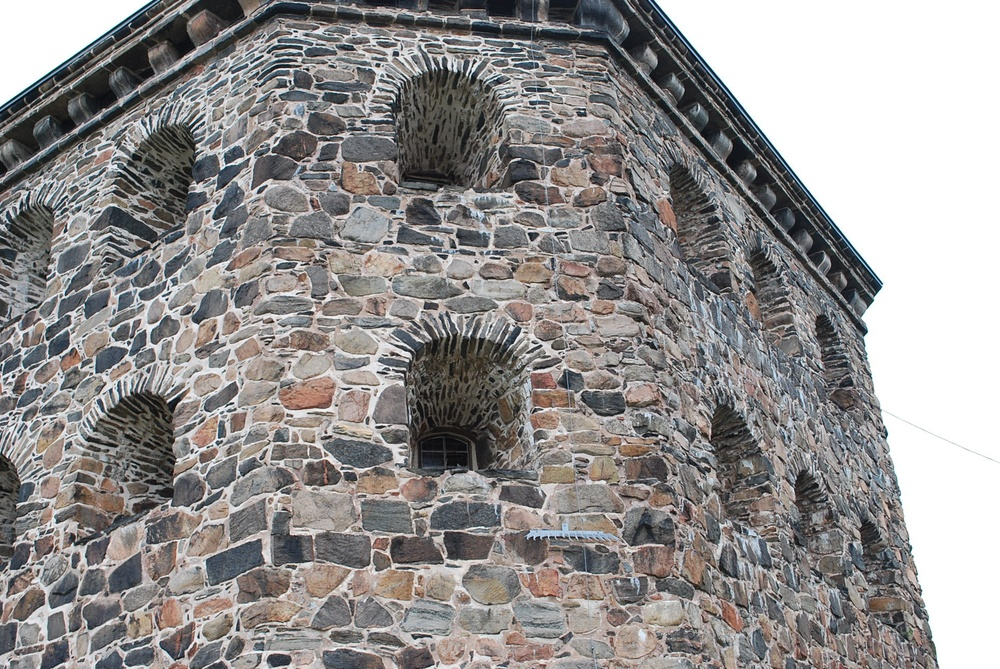
#> input picture ass3/data/kronan1.JPG, 1000 x 669 px, shrunk from 1936 x 1296 before the run, found by its file name
$ python cex1-3.py
#> lines starting #> are read from the running program, lines starting #| are printed output that depends on the picture
import numpy as np
from scipy.linalg import null_space
import scipy.io
import matplotlib.pyplot as plt
from numpy.linalg import svd
from mpl_toolkits.mplot3d import Axes3D

def pflat(x):
    return x[:-1,:] / x[-1,:]

def normalize_points(points):
    mean = np.mean(points[:2], axis=1)
    std_dev = np.std(points[:2], axis=1)
    T = np.array([[1/std_dev[0], 0, -mean[0]/std_dev[0]],
                [0, 1/std_dev[1], -mean[1]/std_dev[1]],
                [0, 0, 1]])
    normalized_points = T @ points
    return normalized_points, T, mean, std_dev


def draw_line(ax, line, img_shape):
    """
    Draw a line given by 'ax + by + c = 0' on the axes 'ax'.
    """
    a, b, c = line
    x0, x1 = 0, img_shape[1]  # x-coordinates for the left and right edges of the image

    # Calculate the corresponding y-coordinates using the line equation
    # y = (-a*x - c) / b
    if b != 0:
        y0, y1 = (-a*x0 - c) / b, (-a*x1 - c) / b
        ax.plot([x0, x1], [y0, y1], linewidth=1, color='yellow')

def plot_points_lines(image, points, lines):
    """
    Plot points and their corresponding epipolar lines on the given image.
    """
    fig, ax = plt.subplots()
    ax.imshow(image)

    # Draw each point and its corresponding line
    for point, line in zip(points.T, lines.T):
        ax.scatter(point[0], point[1], c='blue', s=20)
        draw_line(ax, line, image.shape)

    plt.show()

def estimate_F_DLT(x1s, x2s):
    # Normalize the points
    x1s_normalized, T1, _, _ = normalize_points(x1s)
    x2s_normalized, T2, _, _ = normalize_points(x2s)

    # Set up matrix M
    num_points = x1s.shape[1]
    M = np.zeros((num_points, 9))
    for i in range(num_points):
        x1 = x1s_normalized[:, i]
        x2 = x2s_normalized[:, i]
        M[i] = [x2[0]*x1[0], x2[0]*x1[1], x2[0], x2[1]*x1[0], x2[1]*x1[1], x2[1], x1[0], x1[1], 1]

    # Solve using SVD
    U, S, Vh = svd(M)
    v = Vh[-1]  # Last row of Vh (V.T)

    # Construct fundamental matrix
    F_tilde = v.reshape(3, 3)

    # Enforce rank-2 constraint
    Uf, Sf, Vhf = svd(F_tilde)
    Sf[2] = 0  # Set the smallest singular value to zero
    F_tilde = Uf @ np.diag(Sf) @ Vhf

    return F_tilde, T1, T2

def estimate_E_DLT(x1s, x2s, normalize=True):
    # Normalize the points
    if normalize:
        x1s_normalized, T1, _, _ = normalize_points(x1s)
        x2s_normalized, T2, _, _ = normalize_points(x2s)
    else:
        x1s_normalized = x1s
        x2s_normalized = x2s

    # Set up matrix M
    num_points = x1s.shape[1]
    M = np.zeros((num_points, 9))
    for i in range(num_points):
        x1 = x1s_normalized[:, i]
        x2 = x2s_normalized[:, i]
        M[i] = [x2[0]*x1[0], x2[0]*x1[1], x2[0], x2[1]*x1[0], x2[1]*x1[1], x2[1], x1[0], x1[1], 1]

    # Solve using SVD
    U, S, Vh = svd(M)
    v = Vh[-1]  # Last row of Vh (V.T)

    # Construct essential matrix
    E_tilde = v.reshape(3, 3)

    # Enforce the constraints on the essential matrix
    Ue, Se, Vhe = np.linalg.svd(E_tilde)
    Se = [1, 1, 0]  # Two singular values set to 1, and the third to 0
    E = Ue @ np.diag(Se) @ Vhe

    return E

def estimate_F_DLT_no_normalization(x1s, x2s):

    # Set up matrix M
    num_points = x1s.shape[1]
    M = np.zeros((num_points, 9))
    for i in range(num_points):
        x1 = x1s[:, i]
        x2 = x2s[:, i]
        M[i] = [x2[0]*x1[0], x2[0]*x1[1], x2[0], x2[1]*x1[0], x2[1]*x1[1], x2[1], x1[0], x1[1], 1]

    # Solve using SVD
    U, S, Vh = svd(M)
    v = Vh[-1]  # Last row of Vh (V.T)

    # Construct fundamental matrix
    F_tilde = v.reshape(3, 3)

    # Enforce rank-2 constraint
    Uf, Sf, Vhf = svd(F_tilde)
    Sf[2] = 0  # Set the smallest singular value to zero
    F_tilde = Uf @ np.diag(Sf) @ Vhf

    return F_tilde, T1, T2

def compute_epipolar_lines(F, x1s):
    # Compute the epipolar lines for points in x1s
    lines = F @ x1s
    return lines

def distance_point_line(point, line):
    # Compute the distance between a point and a line
    # The line is given as ax + by + c = 0, and the point is (x, y, 1)
    a, b, c = line
    x, y, _ = point
    distance = abs(a*x + b*y + c) / np.sqrt(a**2 + b**2)
    return distance

def compute_epipolar_errors(F, x1s, x2s):
    # Compute epipolar lines for x2s
    lines = compute_epipolar_lines(F, x1s)

    # Compute distances for each point-line pair
    distances = np.array([distance_point_line(x2s[:, i], lines[:, i]) for i in range(x2s.shape[1])])

    return distances

def extract_P_from_E(E):
    # Perform SVD on the essential matrix
    U, _, Vt = np.linalg.svd(E)

    # Ensure a proper rotation matrix by enforcing det(U * Vt) > 0
    if np.linalg.det(U @ Vt) < 0:
        Vt = -Vt

    # Auxiliary skew-symmetric matrix for the cross product
    W = np.array([[0, -1, 0], [1, 0, 0], [0, 0, 1]])

    # Four possible solutions for the camera matrix
    P1 = np.hstack((U @ W @ Vt, U[:, 2].reshape(-1, 1)))
    P2 = np.hstack((U @ W @ Vt, -U[:, 2].reshape(-1, 1)))
    P3 = np.hstack((U @ W.T @ Vt, U[:, 2].reshape(-1, 1)))
    P4 = np.hstack((U @ W.T @ Vt, -U[:, 2].reshape(-1, 1)))

    return [P1, P2, P3, P4]

def triangulate_point(P1, P2, x1, x2):
    # Construct matrix A for DLT
    A = np.array([
        x1[0] * P1[2] - P1[0],
        x1[1] * P1[2] - P1[1],
        x2[0] * P2[2] - P2[0],
        x2[1] * P2[2] - P2[1]
    ])

    # Perform SVD
    _, _, Vt = np.linalg.svd(A)
    X = Vt[-1]
    X = X / X[3]  # Dehomogenize

    return X[:3]


def is_in_front_of_camera(P, X):
    # Convert to homogenous coordinates
    X_homog = np.append(X, 1)
    # Transform point into camera coordinates
    X_cam = P @ X_homog
    # Check if the z-coordinate is positive
    return X_cam[2] > 0

def count_points_in_front(P1, P2, x1s, x2s):
    count = 0
    for i in range(x1s.shape[1]):
        X = triangulate_point(P1, P2, x1s[:, i], x2s[:, i])
        if is_in_front_of_camera(P1, X) and is_in_front_of_camera(P2, X):
            count += 1
    return count

def project_points(P, points):
    projected_points = []
    for X in points:
        X_homog = np.append(X, 1)
        x_projected = P @ X_homog
        x_projected /= x_projected[2]  # Normalize to convert to homogenous coordinates
        projected_points.append(x_projected[:2])
    return np.array(projected_points).T

def camera_center_axis(P):
    from scipy.linalg import null_space

    # Calculate the camera center as the null space of P
    C = null_space(P)
    C = C / C[-1]  # Normalize to convert to homogeneous coordinates

    # The principal axis can be approximated by the third column of M normalized
    M = P[:, :-1]
    a = M[-1, :]
    print(a, a / np.linalg.norm(a), "principal axis")
    a = a / np.linalg.norm(a)  # Normalize the principal axis

    return C.flatten()[:-1], a  # Flatten and exclude the last component of C

def plot_camera(P, s=1, ax=None):

    if ax is None:
        fig = plt.figure()
        ax = fig.add_subplot(111, projection='3d')

    C, a = camera_center_axis(P)

    # Invert the z-coordinate
    C[2] *= -1
    a[2] *= -1

    # Compute the end point of the principal axis scaled by s
    end_point = C + s * a

    # Plot the camera center and principal axis
    ax.scatter(C[0], C[1], C[2], c='r', marker='o')
    ax.plot([C[0], end_point[0]], [C[1], end_point[1]], [C[2], end_point[2]], 'r-')

def convert_E_to_F(E, K1, K2):
    # Convert the essential matrix back to the fundamental matrix
    F = np.linalg.inv(K2).T @ E @ np.linalg.inv(K1)
    return F

# Load the data
mat = scipy.io.loadmat('ass3/data/compEx1data.mat')
#> (reads ass3/data/compEx1data.mat from the repository)
x1s, x2s = mat['x'][0][0], mat['x'][1][0]

# Estimate the fundamental matrix
F = estimate_F_DLT(x1s, x2s)

# Load your image here and select 20 random points
image1 = plt.imread('ass3/data/kronan1.JPG')
#> image1 is the input picture: shape (669, 1000, 3); mean R, G, B 147.1, 144.6, 143.8
image2 = plt.imread('ass3/data/kronan2.JPG')
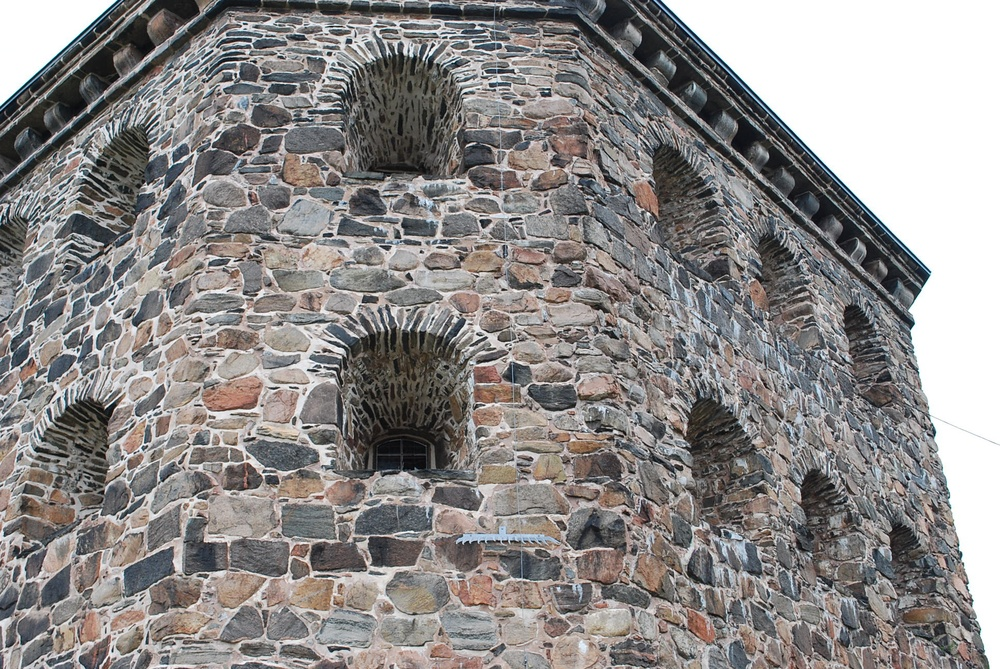
#> input picture ass3/data/kronan2.JPG, 1000 x 669 px, shrunk from 1936 x 1296 before the run, found by its file name
#> image2 is the input picture: shape (669, 1000, 3); mean R, G, B 141.3, 138.2, 137.2

selected_indices = np.random.choice(x2s.shape[1], 20, replace=False)
selected_x2s = x2s[:, selected_indices]
selected_x1s = x1s[:, selected_indices]

# Compute the un-normalized fundamental matrix
F_normalized, T1, T2 = estimate_F_DLT(x1s, x2s)
print(T1, T2, "T1, T2")
F_unnormalized, _, _ = estimate_F_DLT_no_normalization(x1s, x2s)
F_unnormalized /= F_unnormalized[2, 2]
print("Original Estimated Fundamental Matrix:\n", F_unnormalized)

# Check epipolar constraint
epipolar_constraints = [x2s[:, i].T @ F_unnormalized @ x1s[:, i] for i in range(x1s.shape[1])]
print("Mean of epipolar constraints unnormalized:", np.mean(epipolar_constraints))

# Compute epipolar lines for the selected points
epipolar_lines_normalized = compute_epipolar_lines(F_normalized, selected_x1s)
epipolar_lines_unnormalized = compute_epipolar_lines(F_unnormalized, selected_x1s)

# Plot the points and their corresponding epipolar lines on the image
plot_points_lines(image1, selected_x1s, epipolar_lines_unnormalized)
#> in plot_points_lines, `plt.show()`:
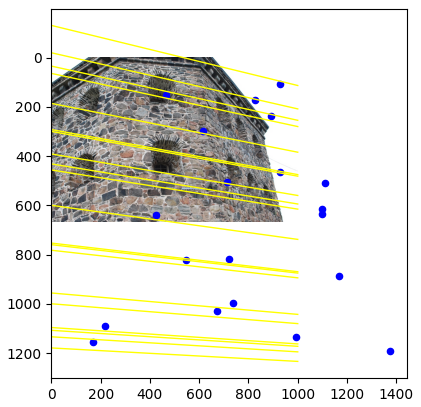
#> figure drawn by matplotlib, 1 panel

# Compute errors
errors = compute_epipolar_errors(F_unnormalized, x1s, x2s)
plt.hist(errors, bins=100)
plt.title("Histogram of Epipolar Errors (Unnormalized)")
plt.xlabel("Distance")
plt.ylabel("Frequency")
plt.show()
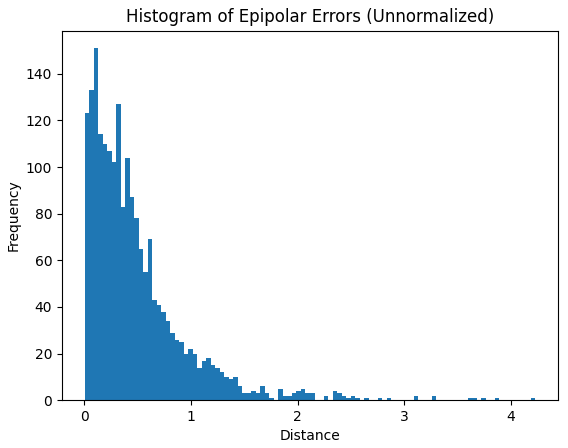
#> figure drawn by matplotlib, 1 panel; tallest bar 151 high, from x = 0.0854 to 0.128

# Compute mean distance
mean_distance = np.mean(errors)
print("Mean distance unnormalized:", mean_distance)


# ---------------------- EX2 -----------------------
print('---------------------- EX2 -----------------------')
# ---------------------- EX2 -----------------------

mat = scipy.io.loadmat('ass3/data/compEx2data.mat')
#> (reads ass3/data/compEx2data.mat from the repository)
K = mat['K']

x1s_normalized = np.linalg.inv(K) @ x1s
x2s_normalized = np.linalg.inv(K) @ x2s

E = estimate_E_DLT(x1s_normalized, x2s_normalized, normalize=False)

# Check the epipolar constraints for a set of points
epipolar_constraints = [x2s_normalized[:, i].T @ E @ x1s_normalized[:, i] for i in range(x1s_normalized.shape[1])]

mean_constraint = np.mean(epipolar_constraints)

print("Mean of epipolar constraints:", mean_constraint)

U, S, Vt = np.linalg.svd(E)
S_normalized = [1, 1, 0]  # Adjust the singular values
E_normalized = U @ np.diag(S_normalized) @ Vt

print(E_normalized)

# Convert the essential matrix back to the fundamental matrix
F = np.linalg.inv(K).T @ E_normalized @ np.linalg.inv(K)

# Select 20 random points from the second image
selected_indices = np.random.choice(x2s.shape[1], 20, replace=False)
selected_x2s = x2s[:, selected_indices]
selected_x1s = x1s[:, selected_indices]

# Compute epipolar lines
epipolar_lines = compute_epipolar_lines(F, selected_x1s)
plot_points_lines(image2, selected_x2s, epipolar_lines)
#> in plot_points_lines (call 2), `plt.show()`:
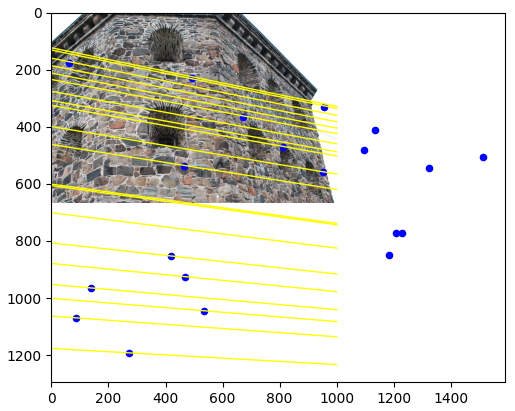
#> figure drawn by matplotlib, 1 panel
errors = compute_epipolar_errors(F, selected_x1s, selected_x2s)

average_distance = np.mean(errors)
print("Average point-to-line distance in pixels:", average_distance)

# Compute distances
errors = compute_epipolar_errors(F, selected_x1s, selected_x2s)
plt.hist(errors, bins=100)
plt.title("Histogram of Epipolar Errors")
plt.xlabel("Distance")
plt.ylabel("Frequency")
plt.show()
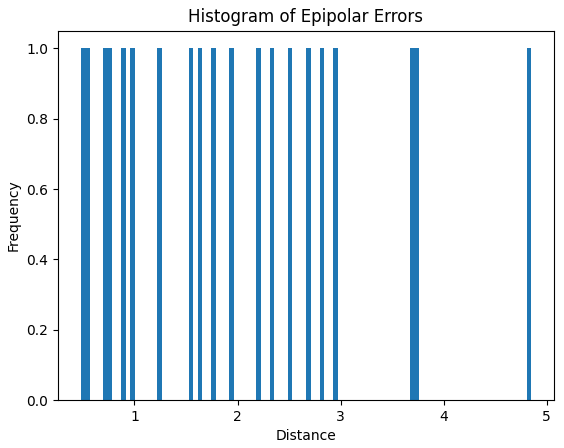
#> figure drawn by matplotlib, 1 panel

# ---------------------- EX3 -----------------------
print('---------------------- EX3 -----------------------')
# ---------------------- EX3 -----------------------

E = estimate_E_DLT(x1s, x2s)
camera_matrices = extract_P_from_E(E)

best_solution = None
max_points_in_front = 0

# Identity matrix for the first camera
P1 = np.hstack((np.eye(3), np.array([[0], [0], [0]])))

for P2 in camera_matrices:
    count = count_points_in_front(P1, P2, x1s, x2s)
    if count > max_points_in_front:
        max_points_in_front = count
        best_solution = P2

print("Best solution:", best_solution)

P1_unnorm = K @ np.hstack((np.eye(3), np.array([[0], [0], [0]])))
P2_unnorm = K @ best_solution

triangulated_points = [triangulate_point(P1_unnorm, P2_unnorm, x1s[:, i], x2s[:, i]) for i in range(x1s.shape[1])]
projected_points = project_points(P2_unnorm, triangulated_points)

best_P =  best_solution
best_points_3d = np.array(triangulated_points)
# Extract the rotational part and the translation vector from the best camera matrix
R = best_P[:, :3]
t = best_P[:, 3]

# Apply the inverse transformation to the rotational part
R_unnormalized = np.linalg.inv(T2).dot(R).dot(T1)

# For the translation vector, you can directly multiply it by the inverse of T2
# since it's a 3x1 vector
t_unnormalized = np.linalg.inv(T2).dot(t)

# Reconstruct the unnormalized camera matrix
best_P_unnormalized = np.hstack((R_unnormalized, t_unnormalized.reshape(-1, 1)))

# Calculate the mean position of the points
mean_position = np.mean(best_points_3d[:, :3], axis=0)

# Calculate the distance of each point from the mean position
distances = np.linalg.norm(best_points_3d[:, :3] - mean_position, axis=1)

# Set a threshold for filtering out outliers
threshold = distances.mean() + 2 * distances.std()

# Filter points
filtered_points = best_points_3d[distances < threshold]

# Project the 3D points
best_solution = None
max_points_in_front = 0

# Identity matrix for the first camera
P1 = np.hstack((np.eye(3), np.array([[0], [0], [0]])))

for P2 in camera_matrices:
    count = count_points_in_front(P1, P2, x1s, x2s)
    if count > max_points_in_front:
        max_points_in_front = count
        best_solution = P2

print("Best solution:", best_solution)

P1_unnorm = K @ np.hstack((np.eye(3), np.array([[0], [0], [0]])))
P2_unnorm = K @ best_solution

projected_points = project_points(P2_unnorm, triangulated_points)

plt.scatter(x2s[0, :], x2s[1, :], c='blue', label='Original Image Points')
plt.scatter(projected_points[0, :], projected_points[1, :], c='red', label='Projected Points')
plt.legend()
plt.xlabel('X-axis')
plt.ylabel('Y-axis')
plt.title('Original vs Projected Points')
plt.imshow(image2)
plt.show()
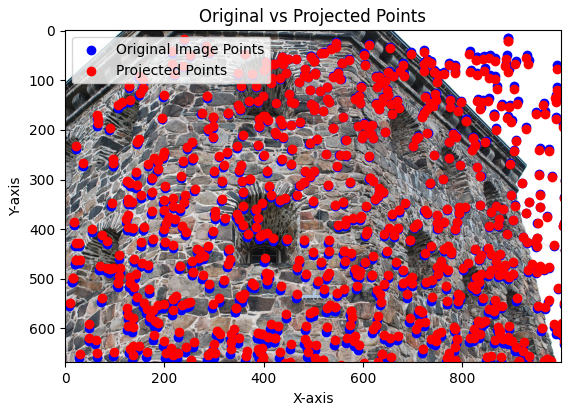
#> figure drawn by matplotlib, 1 panel

# Plot 3d figure
fig = plt.figure()
ax = fig.add_subplot(111, projection='3d')
ax.scatter(filtered_points[:, 0], filtered_points[:, 1], filtered_points[:, 2], s=20, c='red', label='Filtered Points')
#include the cameras in the plot
plot_camera(P1_unnorm, ax=ax)
plot_camera(P2_unnorm, ax=ax)
ax.set_xlim(-10, 10)
ax.set_ylim(-10, 10)
ax.set_zlim(-10, -25)
ax.set_xlabel('X')
ax.set_ylabel('Y')
ax.set_zlabel('Z')
plt.show()
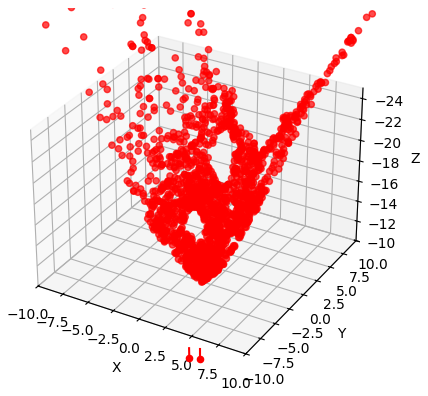
#> figure drawn by matplotlib, 1 panel
